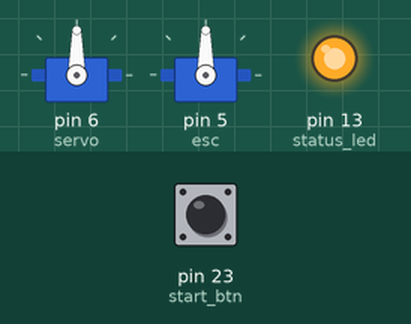
The sketch below on a simulated Arduino Mega 2560, built with avr-gcc and run on an emulated ATmega2560. Shown: 2 × servo, output pins drawn as LEDs (lit = HIGH). Inputs (shaded band) come from the test bench; at power-on: pin 23 (start_btn) HIGH.

Above: at 0.8 s.
0.9 s: pin 23 (start_btn) pulled LOW for 0.15 s
At 2.0 s:
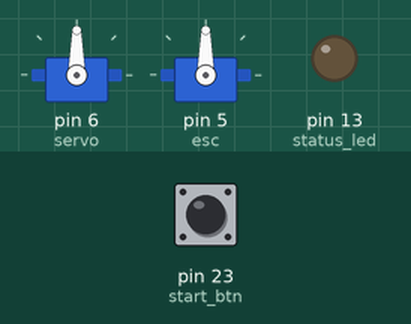
Timing chart, 0 to 3.9 s (numbered marks = the images above; inputs shaded):
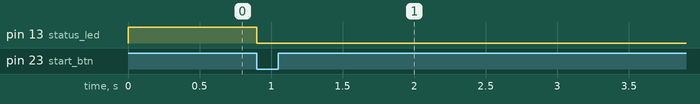

Measured:
- after the input at 0.9 s, pin 13 (status_led): HIGH → LOW at once

The sketch:

teensy.ino
```cpp
#include <Servo.h>
#include <Wire.h>

#define PHOTO_THRESHOLD 200
#define WATCHDOG_TIMEOUT 20

const int photo = A0;
const int start_btn = 23;
const int status_led = 13;

Servo servo;
Servo esc;

byte bot_speed = 90, dir = 90;
byte watchdog_count = 0;

void setup() {
  // set pin modes
  pinMode(status_led, OUTPUT);
  pinMode(start_btn, INPUT_PULLUP);
  pinMode(photo, INPUT_PULLUP);

  // setup servo channels
  servo.attach(6); // steering
  esc.attach(5); // speed

  // start inbound I2C
  Wire.begin(19);
  Wire.onReceive(controlEvent);

  // Wait for esc to arm
  arm();
}

void arm() {
  esc.write(90);

  // wait for manual signal to proceeed
  digitalWrite(status_led, HIGH);
  while(digitalRead(start_btn)){
    delay(1);
  }
  digitalWrite(status_led, LOW);
}

void controlEvent(int n) {
  if (n < 2) return;

  bot_speed = Wire.read();
  dir = Wire.read();
  watchdog_count = 0;
}

void loop() {
  if (watchdog_count > WATCHDOG_TIMEOUT) {
    dir = 90;
    bot_speed = 90;
  }

  servo.write(dir);
  esc.write(bot_speed);
  watchdog_count++;

  delay(10);
}

//This code can be used for any purpose.

//  Servo ESC1;
//
//  int pos = 0; //Sets position variable
//  void arm(){
//    setSpeed(0); //Sets speed variable delay(1000);
//  }
//
//  void setSpeed(int speed){
//    int angle = map(speed, 0, 100, 0, 180); //Sets servo positions to different speeds
//    ESC1.write(angle);
//  }
//
//  void setup() {
//    ESC1.attach(3); //Adds ESC to certain pin. arm();
//  }
//
//  void loop() {
//   int speed; //Implements speed variable
//    for(speed = 0; speed <= 70; speed += 5) { //Cycles speed up to 70% power for 1 second
//      setSpeed(speed); //Creates variable for speed to be used in in for loop
//      delay(1000);
//    }
//    delay(4000); //Stays on for 4 seconds
//    for(speed = 70; speed > 0; speed -= 5) { // Cycles speed down to 0% power for 1 second
//      setSpeed(speed); delay(1000);
//    }
//    setSpeed(0); //Sets speed variable to zero no matter what
//    delay(1000); //Turns off for 1 second
//  }
```
